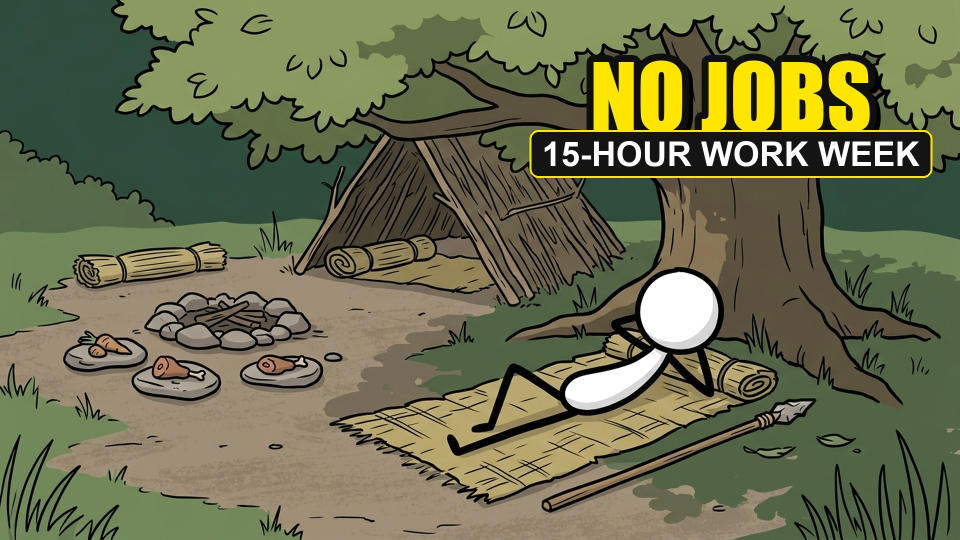
#> input picture 4- YouTube Setup/Thumbnail_Option_A_No_Jobs_1920x1080.jpg, 1920 x 1080 px (shown at 1/2 size)
$ python -i run_stick_figure_regeneration.py   (imports and definitions only)   (older library calls are emulated)
#> lines starting #> are read from the running program, lines starting #| are printed output that depends on the picture; after the words box and inside, x2 and y2 are one past the last pixel; in counts of white or black regions, pixels touching at a corner belong together
"""
Automated Stick-Figure Regeneration Runner
Regenerates non-stick figure storyboard shots using Google Flow with
model priority cascade: Nano Banana Pro > Nano Banana 2 > Nano Banana 2 Lite.
Saves winning images strictly to 'Final selected images/'.
"""

import argparse
import csv
import json
import os
import random
import shutil
import sys
import time
from datetime import datetime
import cv2
import numpy as np
from playwright.sync_api import sync_playwright

BASE_DIR = os.path.dirname(os.path.abspath(__file__))
PROJECT_ROOT = os.path.dirname(BASE_DIR)

sys.path.append(BASE_DIR)
from update_prompt_status_tracker import refresh_trackers

TARGET_PROJECT_URL = "https://flow.google.com/u/0/project/8a28cfa5-fddf-4528-b188-6deb5ce5e0e5"
TARGET_VARIATIONS = 2
MODEL_CASCADE = ["Nano Banana Pro", "Nano Banana 2", "Nano Banana 2 Lite"]

VIDEO_SUBDIR = "1- What Did Ancient Humans Actually Do All Day"
FINALS_DIR = os.path.join(PROJECT_ROOT, "3- Finals", VIDEO_SUBDIR)
CSV_PATH = os.path.join(FINALS_DIR, "storyboard_master.csv")
AUDIT_JSON = os.path.join(FINALS_DIR, "character_audit.json")
RAW_IMG_DIR = os.path.join(FINALS_DIR, "flow_generated_images")
FINAL_DIR_ROOT = os.path.join(FINALS_DIR, "Final selected images")
LOG_CSV = os.path.join(FINALS_DIR, "selection_log.csv")
STATUS_JSON = os.path.join(FINALS_DIR, "production_status.json")

# [2 lines not run here, left out]

# [35 lines left out: functions safe_copy_file, safe_evaluate, not called in this run]

def analyze_and_score_variation(image_path, is_character_shot=True):
#> called with is_character_shot = True
    img = cv2.imread(image_path)
#> img is the input picture: shape (1080, 1920, 3); mean B, G, R 77.5, 109.4, 106.7
    if img is None:
        return -1.0, {}

    h, w, _ = img.shape
#> h = 1080; w = 1920
    gray = cv2.cvtColor(img, cv2.COLOR_BGR2GRAY)
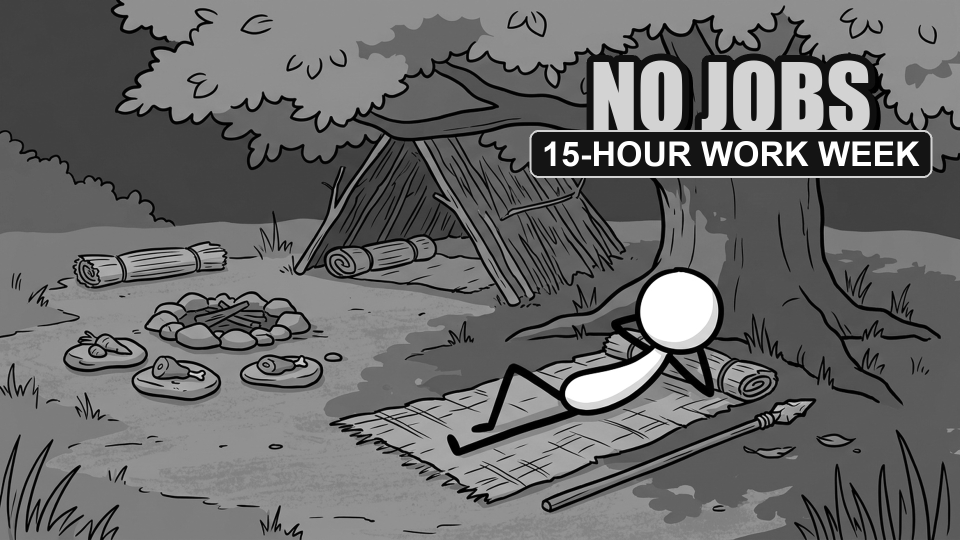
#> gray: shape (1080, 1920) (shown at 1/2 size); min 0, max 255, mean 105

    # 1. Edge Sharpness
    laplacian_var = cv2.Laplacian(gray, cv2.CV_64F).var()
#> laplacian_var = 795.3
    sharpness_score = min(100.0, float(laplacian_var) / 15.0)
#> sharpness_score = 53.02

    # 2. Full-bleed border penalty
    top_strip = gray[:max(1, int(h*0.02)), :]
    bot_strip = gray[max(0, int(h*0.98)):, :]
    left_strip = gray[:, :max(1, int(w*0.02))]
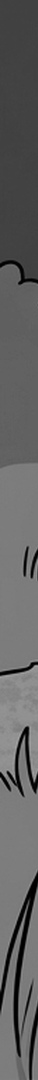
#> left_strip: shape (1080, 38); min 0, max 166, mean 98.1
    right_strip = gray[:, max(0, int(w*0.98)):]
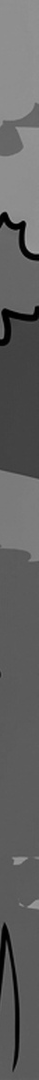
#> right_strip: shape (1080, 39); min 0, max 166, mean 97.8
    border_pixels = np.concatenate([top_strip.flatten(), bot_strip.flatten(), left_strip.flatten(), right_strip.flatten()])
    border_mean = float(np.mean(border_pixels))
#> border_mean = 111.3
    border_std = float(np.std(border_pixels))
#> border_std = 34.84
    border_penalty = 0.0
    if border_mean > 240 and border_std < 10:
        border_penalty = 50.0

    # 3. Center Subject Prominence
    center_y, center_x = int(h*0.2), int(w*0.2)
#> center_y = 216; center_x = 384
    center_crop = gray[center_y:int(h*0.8), center_x:int(w*0.8)]
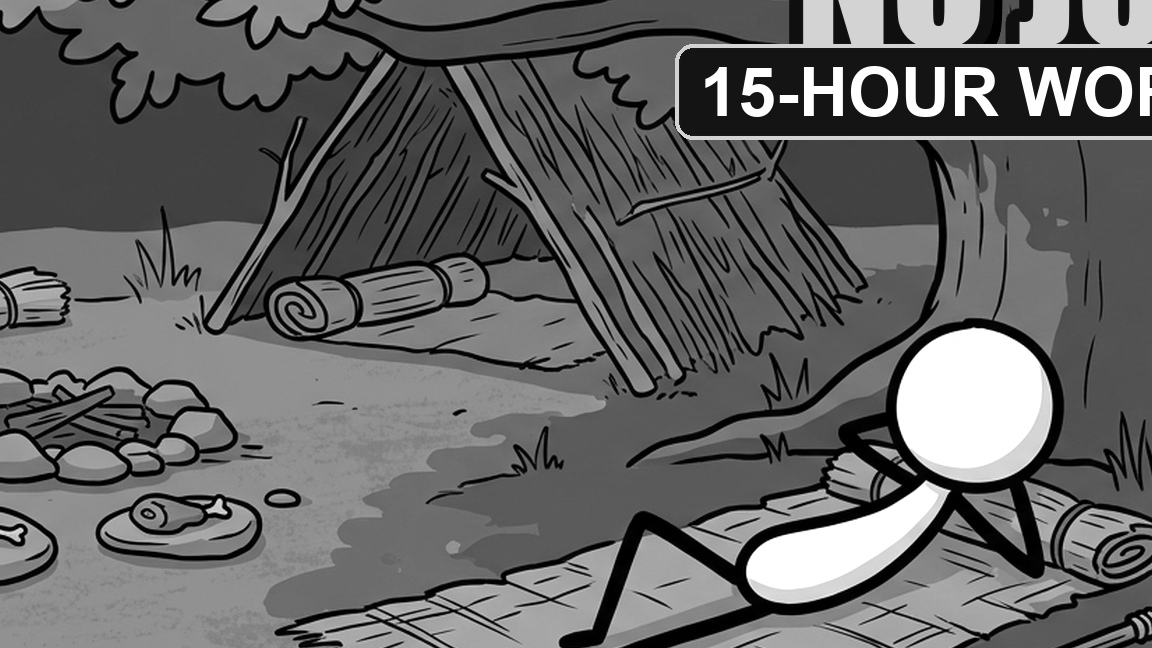
#> center_crop: shape (648, 1152); min 0, max 255, mean 100.1
    center_std = float(np.std(center_crop))
#> center_std = 60.79
    center_score = min(100.0, center_std * 1.5)
#> center_score = 91.19

    # 4. Value Dynamic Range
    p5 = float(np.percentile(gray, 5))
#> p5 = 4
    p95 = float(np.percentile(gray, 95))
#> p95 = 207
    dynamic_range = p95 - p5
#> dynamic_range = 203
    contrast_score = min(100.0, (dynamic_range / 200.0) * 100.0)
#> contrast_score = 100

    # 5. Information Entropy
    hist = cv2.calcHist([gray], [0], None, [256], [0, 256])
#> hist = 256 values, max 142051 at index 143, min 31 at index 245, mean 8100
    hist = hist / hist.sum()
#> hist = 256 values, max 0.0685 at index 143, min 1.49e-05 at index 245, mean 0.00391
    entropy = -float(np.sum([p * np.log2(p) for p in hist.flatten() if p > 0]))
#> entropy = 6.49
    entropy_score = min(100.0, (entropy / 7.5) * 100.0)
#> entropy_score = 86.5

    # 6. Stick-Figure Character Compliance (White-filled circular head detection)
    stick_score = 70.0
    stick_penalty = 0.0
    head_detected = False
    head_area = 0
    if is_character_shot:
        hsv = cv2.cvtColor(img, cv2.COLOR_BGR2HSV)
#> hsv: shape (1080, 1920, 3); mean H, S, V 34.1, 91.7, 115.4
        white_mask = cv2.inRange(hsv, np.array([0, 0, 220]), np.array([180, 30, 255]))
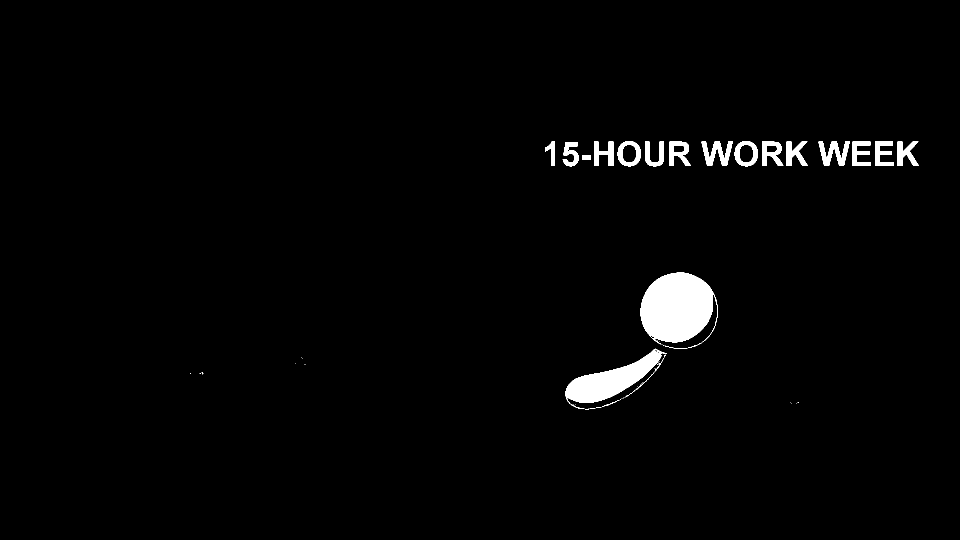
#> white_mask: shape (1080, 1920) (shown at 1/2 size); 2% white; 54 white regions (33 under 20 px), largest, box (x1, y1, x2, y2) and area: (1281, 544, 1426, 689) 16110, (1131, 697, 1334, 818) 8598, (1403, 283, 1466, 332) 1547
        num_labels, labels, stats, centroids = cv2.connectedComponentsWithStats(white_mask)
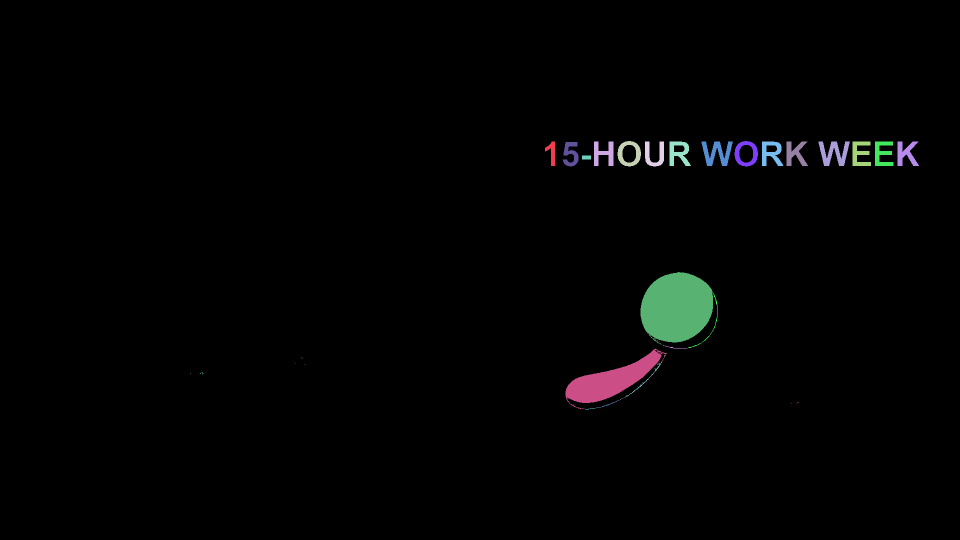
#> labels: shape (1080, 1920) int32 (shown at 1/2 size); 55 distinct labels, from 0 to 54; one colour per label, 0 black
#> num_labels = 55; stats = 55 rows, first 6: [0, 0, 1920, 1080, 2032702], [1090, 283, 20, 49, 492], [1188, 283, 39, 49, 1091], [1235, 282, 47, 51, 1117], [1290, 283, 38, 50, 971], [1339, 283, 43, 49, 1188]; centroids = 55 pairs, first value 380 to 1811.6, second value 304.7 to 817.8
        for idx_c in range(1, num_labels):
            area = stats[idx_c, cv2.CC_STAT_AREA]
            cy = centroids[idx_c][1]
            if 2000 < area < (h * w * 0.35) and cy < h * 0.75:
                bw = stats[idx_c, cv2.CC_STAT_WIDTH]
                bh = stats[idx_c, cv2.CC_STAT_HEIGHT]
                aspect = float(bw) / float(bh)
                if 0.6 <= aspect <= 1.6:
                    head_detected = True
                    head_area = int(area)
                    break
#> this loop made 16 passes
#> (area, cy, bw, bh, aspect, head_area) on pass 16: (16110, 614.5, 145, 145, 1, 16110)
#> (area, cy) on passes 1 to 6: (492, 304.7), (1091, 306.8), (1117, 307), (971, 308.8), (1188, 305.3), (1547, 306)
        if head_detected:
            stick_score = 100.0
        else:
            stick_penalty = 30.0
            stick_score = 40.0

    total_score = (
        sharpness_score * 0.25 +
        center_score * 0.25 +
        contrast_score * 0.20 +
        entropy_score * 0.15 +
        stick_score * 0.15
    ) - border_penalty - stick_penalty
#> total_score = 84.03

    details = {
        "sharpness": round(sharpness_score, 1),
        "center_focus": round(center_score, 1),
        "contrast": round(contrast_score, 1),
        "entropy": round(entropy_score, 1),
        "stick_head_detected": head_detected,
        "head_area": head_area,
        "stick_penalty": round(stick_penalty, 1),
        "border_penalty": border_penalty,
        "total_score": round(total_score, 1)
    }
    return float(total_score), details

# [423 lines left out: functions check_for_page_errors, switch_flow_model, get_or_create_dedicated_flow_page, update_status, main, not called in this run]

# [2 lines not run here, left out]

>>> result = analyze_and_score_variation('../4- YouTube Setup/Thumbnail_Option_A_No_Jobs_1920x1080.jpg')
